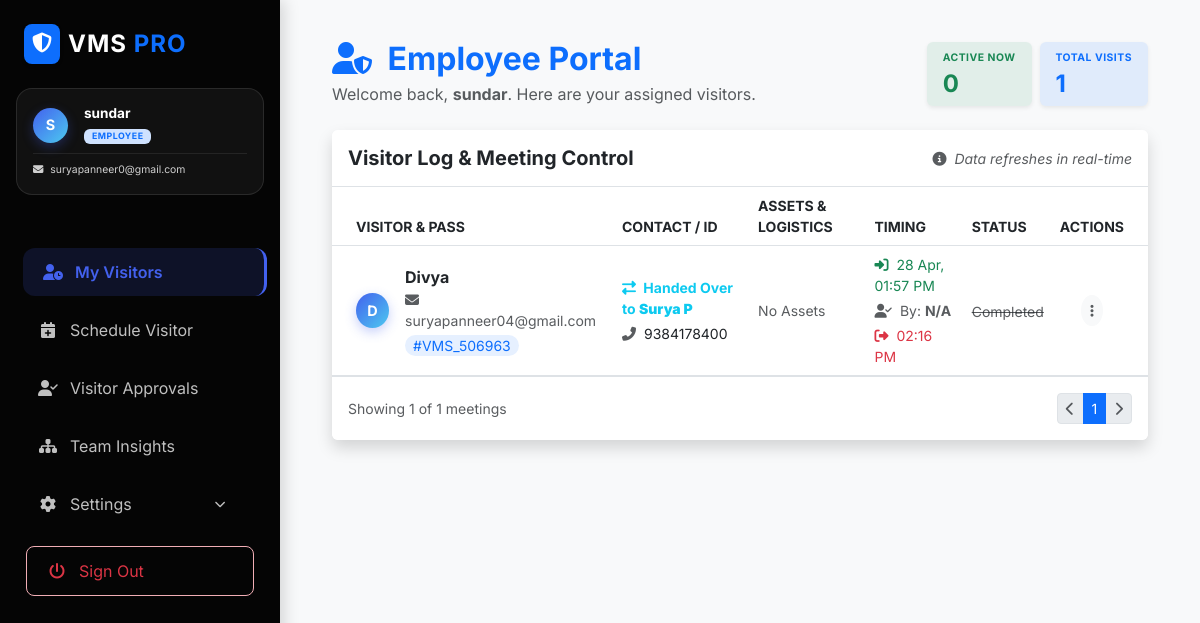
The page /employee_portal.php (signed in) on the database as committed earlier.
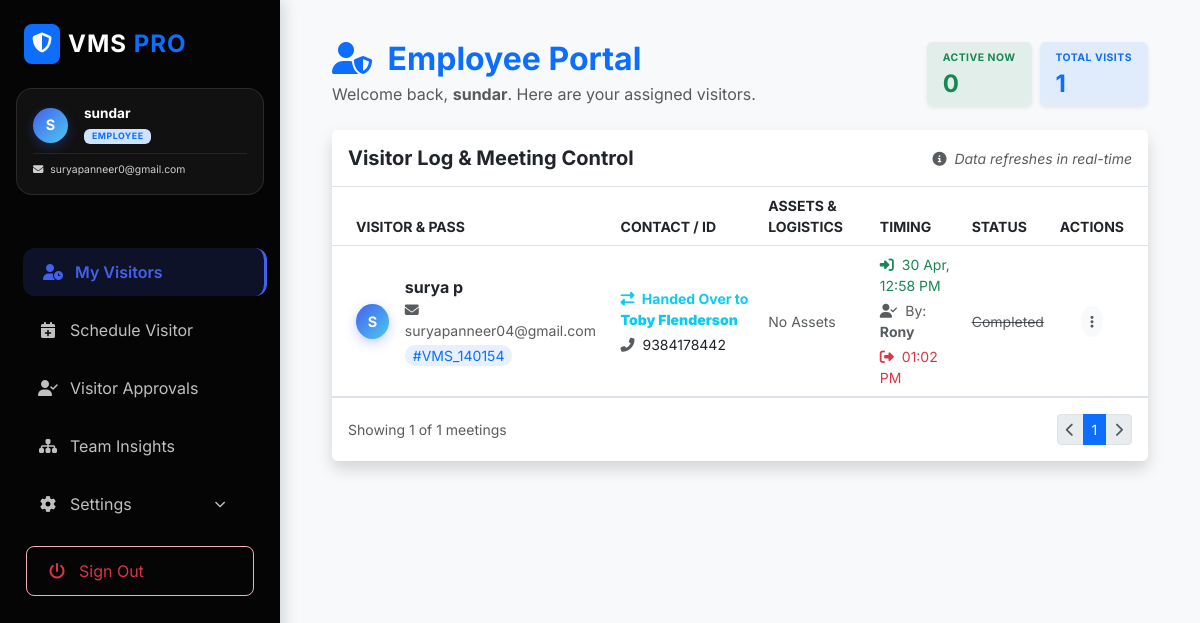
The same page on the database as committed later.
### tables this page shows
CREATE TABLE `visitor_master` (
  `id` int(11) NOT NULL,
  `pass_no` varchar(50) DEFAULT NULL,
  `img_capture` longtext DEFAULT NULL,
  `person_to_meet` varchar(100) NOT NULL,
  `purpose` varchar(255) NOT NULL,
  `visitor_type` enum('Client','Vendor','Visitor') NOT NULL,
  `company_name` varchar(100) DEFAULT NULL,
  `location` varchar(100) DEFAULT NULL,
  `visitor_name` varchar(100) NOT NULL,
  `contact_no` varchar(15) NOT NULL,
  `email` varchar(100) DEFAULT NULL,
  `meeting_date_time` datetime DEFAULT NULL,
  `devices` text DEFAULT NULL,
  `id_type` varchar(50) DEFAULT NULL,
  `id_upload` varchar(255) DEFAULT NULL,
  `status` enum('Pending','Approved','Rejected') DEFAULT 'Pending',
  `in_time` datetime DEFAULT NULL,
  `out_time` datetime DEFAULT NULL,
  `created_at` timestamp NOT NULL DEFAULT current_timestamp(),
  `vehicle_type` varchar(50) DEFAULT NULL,
  `vehicle_number` varchar(50) DEFAULT NULL,
  `employee_id` int(11) DEFAULT NULL,
  `mobile_count` int(11) DEFAULT NULL,
  `charger_count` int(11) DEFAULT NULL,
  `disc_count` int(11) DEFAULT NULL,
  `laptop_count` int(11) DEFAULT NULL,
  `approval_status` tinyint(4) DEFAULT 0 COMMENT '0=Pending, 1=Approved, 2=Rejected,\r\n3= Schedule',
  `meeting_out_time` datetime DEFAULT NULL,
  `checkin_by` int(11) DEFAULT NULL,
  `checkout_by` int(11) DEFAULT NULL
);

CREATE TABLE `users` (
  `id` int(11) NOT NULL,
  `full_name` varchar(100) NOT NULL,
  `email` varchar(150) NOT NULL,
  `password` varchar(255) NOT NULL,
  `contact_no` varchar(20) DEFAULT NULL,
  `designation` varchar(100) DEFAULT NULL,
  `department` varchar(100) DEFAULT NULL,
  `location` varchar(100) DEFAULT NULL,
  `role` varchar(50) DEFAULT 'employee',
  `reporting_manager` varchar(100) DEFAULT NULL,
  `status` enum('Active','Inactive') DEFAULT 'Active',
  `created_at` timestamp NULL DEFAULT current_timestamp()
);

### employee_portal.php (the view, shortened to what the changed rows need)
<?php
include("includes/config.php");
include("includes/header.php");
$emp_id = $_SESSION['user_id'];
$summary_query = "SELECT DISTINCT v.* FROM visitor_master v
                  LEFT JOIN visitor_handoffs h ON v.id = h.visitor_id
                  WHERE (h.emp_id = ? OR v.employee_id = ?) AND v.approval_status IN (1, 2, 3)";
$summary_stmt = $con->prepare($summary_query);
$summary_stmt->execute([$emp_id, $emp_id]);
$all_my_visitors = $summary_stmt->fetchAll(PDO::FETCH_ASSOC);
$total_count = count($all_my_visitors);
$limit = 10;
$page = isset($_GET['page']) ? (int)$_GET['page'] : 1;
$offset = ($page - 1) * $limit;
$total_records = $total_count;
$total_pages = ceil($total_records / $limit);
$query = "SELECT v.*, h.notes AS handover_notes, ash.full_name AS assigner_name,
          curr_emp.full_name AS current_host_name, cstaff.full_name AS checkin_staff_name
          FROM visitor_master v
          LEFT JOIN visitor_handoffs hm ON v.id = hm.visitor_id AND hm.emp_id = ?
          LEFT JOIN visitor_handoffs h ON v.id = h.visitor_id AND h.emp_id = ?
          LEFT JOIN users ash ON h.assigned_by = ash.id
          LEFT JOIN users curr_emp ON v.employee_id = curr_emp.id
          LEFT JOIN users cstaff ON v.checkin_by = cstaff.id
          WHERE v.approval_status IN (1, 2, 3) AND (hm.emp_id IS NOT NULL OR v.employee_id = ?)
          GROUP BY v.id
          ORDER BY v.id DESC LIMIT $limit OFFSET $offset";
$stmt = $con->prepare($query);
$stmt->execute([$emp_id, $emp_id, $emp_id]);
$my_visitors = $stmt->fetchAll(PDO::FETCH_ASSOC);
?>
<div class="content">
    <div class="container-fluid content-animate">
        <div class="row mb-4 align-items-end">
            <div class="col-lg-8 mb-3 mb-lg-0">
                <h2 class="fw-bold mb-1 text-primary"><i class="fas fa-user-shield me-2"></i> Employee Portal</h2>
            </div>
        </div>
        <div class="card shadow border-0 overflow-hidden">
            <div class="card-body p-0">
                <div class="table-responsive">
                    <table class="table table-hover align-middle mb-0">
                        <thead class="bg-light text-uppercase small fw-bold">
                            <tr>
                                <th class="ps-4">Visitor & Pass</th>
                                <th>Contact / ID</th>
                                <th>Assets & Logistics</th>
                                <th>Timing</th>
                                <th>Status</th>
                                <th class="text-center pe-4">Actions</th>
                            </tr>
                        </thead>
                        <tbody>
                            <?php foreach($my_visitors as $v):
                            ?>
                            <tr class="<?= empty($v['out_time']) ? 'bg-light bg-opacity-25' : '' ?>">
                                <td class="ps-4">
                                    <div class="d-flex align-items-center">
                                        <div class="avatar-circle me-3 bg-primary text-white">
                                            <?= strtoupper(substr($v['visitor_name'], 0, 1)) ?>
                                        </div>
                                        <div>
                                            <div class="fw-bold"><?= htmlspecialchars($v['visitor_name']) ?></div>
                                            <div class="small text-muted"><i class="fas fa-envelope me-1"></i> <?= htmlspecialchars($v['email'] ?: 'No Email') ?></div>
                                            <div class="small bg-primary bg-opacity-10 text-primary px-2 rounded-pill d-inline-block mt-1">#<?= $v['pass_no'] ?></div>
                                        </div>
                                    </div>
                                </td>
                                <td>
                                    <?php if($v['employee_id'] == $emp_id): ?>
                                        <div class="small fw-bold text-dark"><i class="fas fa-user-tag me-1 text-primary"></i> Meeting with You</div>
                                    <?php else: ?>
                                        <div class="small fw-bold text-info"><i class="fas fa-exchange-alt me-1"></i> Handed Over to <strong><?= htmlspecialchars($v['current_host_name'] ?? 'Other') ?></strong></div>
                                    <?php endif; ?>
                                    <div class="small mt-1"><i class="fas fa-phone-alt me-1 text-muted"></i> <?= htmlspecialchars($v['contact_no']) ?></div>
                                </td>
                                <td>
                                    <div class="d-flex gap-1 flex-wrap">
                                        <?php if(empty($v['laptop_count']) && empty($v['mobile_count']) && empty($v['vehicle_number'])): ?>
                                            <span class="text-muted small italic">No Assets</span>
                                        <?php endif; ?>
                                    </div>
                                </td>
                                <td>
                                    <div class="small text-success">
                                        <i class="fas fa-sign-in-alt me-1"></i>
                                        <?php
                                            if(!empty($v['in_time'])) {
                                                echo date("d M, h:i A", strtotime($v['in_time']));
                                            } elseif(!empty($v['meeting_date_time'])) {
                                                echo '<span class="text-info">Sch: ' . date("d M, h:i A", strtotime($v['meeting_date_time'])) . '</span>';
                                            } else {
                                                echo '—';
                                            }
                                        ?>
                                    </div>
                                    <div class="small mt-1 text-muted">
                                        <i class="fas fa-user-check me-1"></i> By: <strong><?= htmlspecialchars($v['checkin_staff_name'] ?: 'N/A') ?></strong>
                                    </div>
                                        <?php if(!empty($v['meeting_out_time'])): ?>
                                            <div class="small text-danger mt-1">
                                                <i class="fas fa-sign-out-alt me-1"></i>
                                                <?= date("h:i A", strtotime($v['meeting_out_time'])) ?>
                                            </div>
                                        <?php endif; ?>
                                </td>
                                <td>
                                    <?php if($v['approval_status'] == 2): ?>
                                        <span class="badge bg-soft-danger text-danger small"><i class="fas fa-times-circle me-1"></i> Rejected</span>
                                    <?php elseif($v['approval_status'] == 3): ?>
                                        <span class="badge bg-soft-info text-info small"><i class="fas fa-calendar-alt me-1"></i> Scheduled</span>
                                    <?php elseif(empty($v['meeting_out_time'])): ?>
                                        <span class="pulsing-dot me-1"></span>
                                        <span class="text-success small fw-bold">In Meeting</span>
                                    <?php else: ?>
                                        <span class="text-muted small text-decoration-line-through">Completed</span>
                                    <?php endif; ?>
                                </td>
                                <td class="text-center pe-4">
                                    <div class="dropdown">
                                        <button class="btn btn-light btn-sm rounded-circle" data-bs-toggle="dropdown">
                                            <i class="fas fa-ellipsis-v text-muted"></i>
                                        </button>
                                    </div>
                                </td>
                            </tr>
                            <?php endforeach; ?>
                        </tbody>
                    </table>
                </div>
            </div>
            <div class="card-footer bg-white border-top d-flex justify-content-between align-items-center py-3">
                <nav>
                    <ul class="pagination pagination-sm mb-0">
                        <?php
                        $start_loop = max(1, $page - 2);
                        $end_loop = min($total_pages, $page + 2);
                        for($i = $start_loop; $i <= $end_loop; $i++):
                        ?>
                            <li class="page-item <?= ($i == $page) ? 'active' : '' ?>">
                                <a class="page-link" href="?page=<?= $i ?>"><?= $i ?></a>
                            </li>
                        <?php endfor; ?>
                    </ul>
                </nav>
            </div>
        </div>
    </div>
</div>
<?php include("includes/footer.php"); ?>

Rows that differ between the two databases and show on the page:
removed visitor_master: visitor_name "D", visitor_name "Divya", email "suryapanneer04@gmail.com", pass_no "VMS_506963", users.full_name "Surya P", contact_no "9384178400", laptop_count "No Assets", in_time "28 Apr, 01:57 PM", checkin_staff_name "N/A", meeting_out_time "02:16 PM", approval_status "Completed"
added visitor_master: visitor_name "S", visitor_name "surya p", email "suryapanneer04@gmail.com", pass_no "VMS_140154", users.full_name "Toby Flenderson", contact_no "9384178442", laptop_count "No Assets", in_time "30 Apr, 12:58 PM", users.full_name "Rony", meeting_out_time "01:02 PM", approval_status "Completed"
